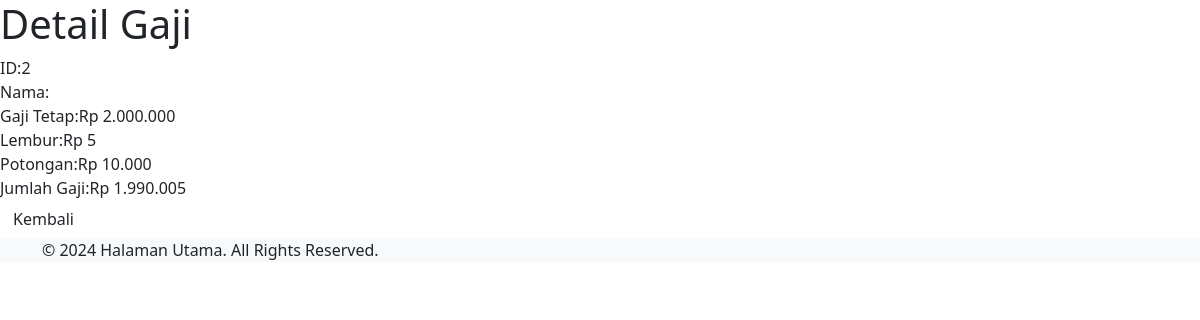
The app's page /detail_gaji.php?id=2 with its own data.
### tables this page shows
CREATE TABLE `penggajian` (
  `id` int(11) NOT NULL,
  `nama` varchar(100) NOT NULL,
  `gaji_tetap` decimal(10,2) NOT NULL,
  `lembur` decimal(10,2) NOT NULL,
  `potongan` decimal(10,2) NOT NULL,
  `id_karyawan` int(11) NOT NULL
);

### detail_gaji.php (the view)
<?php
include("header.php");
include("koneksi.php");
if(isset($_GET['id'])) {
    $id = $_GET['id'];
    $sql = "SELECT * FROM penggajian WHERE id = $id";
    $result = mysqli_query($conn, $sql);
    if (mysqli_num_rows($result) > 0) {
        $row = mysqli_fetch_assoc($result);
        echo "<div class='detail-container'>";
        echo "<h1>Detail Gaji</h1>";
        echo "<div class='salary-detail'><span class='label'>ID:</span><span class='value'>" . $row['id'] . "</span></div>";
        echo "<div class='salary-detail'><span class='label'>Nama:</span><span class='value'>" . $row['nama'] . "</span></div>";
        echo "<div class='salary-detail'><span class='label'>Gaji Tetap:</span><span class='value'>Rp " . number_format($row['gaji_tetap'], 0, ',', '.') . "</span></div>";
        echo "<div class='salary-detail'><span class='label'>Lembur:</span><span class='value'>Rp " . number_format($row['lembur'], 0, ',', '.') . "</span></div>";
        echo "<div class='salary-detail'><span class='label'>Potongan:</span><span class='value'>Rp " . number_format($row['potongan'], 0, ',', '.') . "</span></div>";
        $jumlah_gaji = $row['gaji_tetap'] + $row['lembur'] - $row['potongan'];
        echo "<div class='salary-detail'><span class='label'>Jumlah Gaji:</span><span class='value'>Rp " . number_format($jumlah_gaji, 0, ',', '.') . "</span></div>";
        echo "<a href='index.php' class='btn'>Kembali</a>";
        echo "</div>";
    } else {
        echo "<div class='detail-container'><p>Tidak ada data gaji.</p></div>";
    }
} else {
    echo "<div class='detail-container'><p>ID tidak ditemukan.</p></div>";
}
include("footer.php");
?>

### records on screen
penggajian: id "2", gaji_tetap "2.000.000", lembur "5", potongan "10.000", jumlah_gaji "1.990.005"
